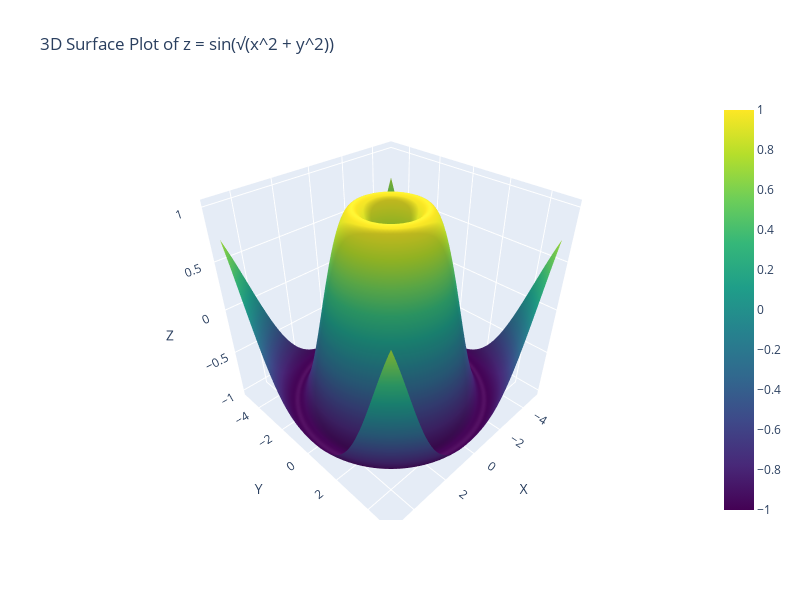

Source (notebook cell):
### Code cell
#4.Using the given x and y data, generate a 3D surface plot to visualize the function z = sin(under root x2+y2)
import numpy as np
import pandas as pd
import plotly.graph_objects as go

# Generate x and y data
x = np.linspace(-5, 5, 100)
y = np.linspace(-5, 5, 100)

# Create meshgrid
x, y = np.meshgrid(x, y)

# Calculate z values
z = np.sin(np.sqrt(x**2 + y**2))

# Flatten data for DataFrame
data = {
    'X': x.flatten(),
    'Y': y.flatten(),
    'Z': z.flatten()
}

# Convert to DataFrame
df = pd.DataFrame(data)

# Generate 3D surface plot
fig = go.Figure(data=[go.Surface(x=x, y=y, z=z, colorscale='Viridis')])
# Update plot layout
fig.update_layout(
    title='3D Surface Plot of z = sin(√(x^2 + y^2))',
    scene=dict(
        xaxis_title='X',
        yaxis_title='Y',
        zaxis_title='Z'
    ),
    width=800,
    height=600
)

# Show plot
fig.show()

### Figure 1 — Plotly figure (JSON) as saved in the notebook; plotly's stock layout.template omitted (floating-point values rounded to 4 significant figures; data arrays with more than 128 entries replaced by an {"elided": "..."} marker saying what was removed)
{"data": [{"colorscale": [[0, "#440154"], [0.1111, "#482878"], [0.2222, "#3e4989"], [0.3333, "#31688e"], [0.4444, "#26828e"], [0.5556, "#1f9e89"], [0.6667, "#35b779"], [0.7778, "#6ece58"], [0.8889, "#b5de2b"], [1, "#fde725"]], "type": "surface", "x": {"elided": "100x100 float values"}, "y": {"elided": "100x100 float values"}, "z": {"elided": "100x100 float values"}}], "layout": {"height": 600, "scene": {"aspectmode": "auto", "aspectratio": {"x": 1, "y": 1, "z": 1}, "xaxis": {"title": {"text": "X"}, "type": "linear"}, "yaxis": {"title": {"text": "Y"}, "type": "linear"}, "zaxis": {"title": {"text": "Z"}, "type": "linear"}}, "title": {"text": "3D Surface Plot of z = sin(√(x^2 + y^2))"}, "width": 800}}
